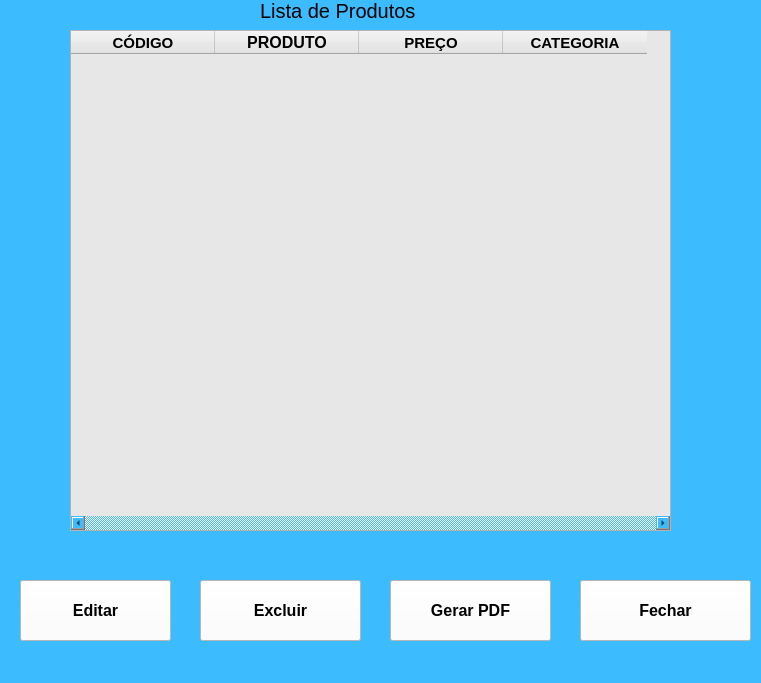
<?xml version="1.0" encoding="UTF-8"?>
<ui version="4.0">
 <class>Listaprod</class>
 <widget class="QMainWindow" name="Listaprod">
  <property name="geometry">
   <rect>
    <x>0</x>
    <y>0</y>
    <width>761</width>
    <height>683</height>
   </rect>
  </property>
  <property name="windowTitle">
   <string>MainWindow</string>
  </property>
  <property name="styleSheet">
   <string notr="true">background-color: rgb(60, 187, 255);</string>
  </property>
  <widget class="QWidget" name="centralwidget">
   <widget class="QLabel" name="label">
    <property name="geometry">
     <rect>
      <x>260</x>
      <y>-20</y>
      <width>261</width>
      <height>61</height>
     </rect>
    </property>
    <property name="font">
     <font>
      <pointsize>15</pointsize>
     </font>
    </property>
    <property name="text">
     <string>Lista de Produtos</string>
    </property>
   </widget>
   <widget class="QTableWidget" name="tableWidget">
    <property name="geometry">
     <rect>
      <x>70</x>
      <y>30</y>
      <width>601</width>
      <height>501</height>
     </rect>
    </property>
    <property name="minimumSize">
     <size>
      <width>511</width>
      <height>501</height>
     </size>
    </property>
    <property name="font">
     <font>
      <pointsize>10</pointsize>
      <weight>50</weight>
      <bold>false</bold>
     </font>
    </property>
    <property name="styleSheet">
     <string notr="true">background-color: rgb(231, 231, 231);</string>
    </property>
    <property name="horizontalScrollBarPolicy">
     <enum>Qt::ScrollBarAlwaysOn</enum>
    </property>
    <property name="showGrid">
     <bool>true</bool>
    </property>
    <property name="gridStyle">
     <enum>Qt::NoPen</enum>
    </property>
    <property name="rowCount">
     <number>0</number>
    </property>
    <property name="columnCount">
     <number>4</number>
    </property>
    <attribute name="horizontalHeaderCascadingSectionResizes">
     <bool>true</bool>
    </attribute>
    <attribute name="horizontalHeaderDefaultSectionSize">
     <number>144</number>
    </attribute>
    <attribute name="horizontalHeaderMinimumSectionSize">
     <number>62</number>
    </attribute>
    <column>
     <property name="text">
      <string>CÓDIGO</string>
     </property>
     <property name="font">
      <font>
       <pointsize>11</pointsize>
       <weight>75</weight>
       <bold>true</bold>
      </font>
     </property>
    </column>
    <column>
     <property name="text">
      <string>PRODUTO</string>
     </property>
     <property name="font">
      <font>
       <pointsize>12</pointsize>
       <weight>75</weight>
       <bold>true</bold>
      </font>
     </property>
    </column>
    <column>
     <property name="text">
      <string>PREÇO</string>
     </property>
     <property name="font">
      <font>
       <pointsize>11</pointsize>
       <weight>75</weight>
       <bold>true</bold>
      </font>
     </property>
    </column>
    <column>
     <property name="text">
      <string notr="true">CATEGORIA</string>
     </property>
     <property name="font">
      <font>
       <pointsize>11</pointsize>
       <weight>75</weight>
       <bold>true</bold>
      </font>
     </property>
    </column>
   </widget>
   <widget class="QPushButton" name="btexcluir">
    <property name="geometry">
     <rect>
      <x>200</x>
      <y>580</y>
      <width>161</width>
      <height>61</height>
     </rect>
    </property>
    <property name="font">
     <font>
      <pointsize>12</pointsize>
      <weight>75</weight>
      <bold>true</bold>
     </font>
    </property>
    <property name="styleSheet">
     <string notr="true">background-color: rgb(255, 85, 0);
background-color: rgb(255, 255, 255);</string>
    </property>
    <property name="text">
     <string>Excluir</string>
    </property>
   </widget>
   <widget class="QPushButton" name="bteditar">
    <property name="geometry">
     <rect>
      <x>20</x>
      <y>580</y>
      <width>151</width>
      <height>61</height>
     </rect>
    </property>
    <property name="font">
     <font>
      <pointsize>12</pointsize>
      <weight>75</weight>
      <bold>true</bold>
     </font>
    </property>
    <property name="styleSheet">
     <string notr="true">background-color: rgb(255, 255, 255);</string>
    </property>
    <property name="text">
     <string>Editar</string>
    </property>
   </widget>
   <widget class="QPushButton" name="btfechar">
    <property name="geometry">
     <rect>
      <x>580</x>
      <y>580</y>
      <width>171</width>
      <height>61</height>
     </rect>
    </property>
    <property name="font">
     <font>
      <pointsize>12</pointsize>
      <weight>75</weight>
      <bold>true</bold>
     </font>
    </property>
    <property name="styleSheet">
     <string notr="true">background-color: rgb(255, 255, 255);
</string>
    </property>
    <property name="text">
     <string>Fechar</string>
    </property>
    <property name="icon">
     <iconset>
      <normaloff>../icones/download.png</normaloff>../icones/download.png</iconset>
    </property>
    <property name="iconSize">
     <size>
      <width>55</width>
      <height>55</height>
     </size>
    </property>
   </widget>
   <widget class="QPushButton" name="btpdf">
    <property name="geometry">
     <rect>
      <x>390</x>
      <y>580</y>
      <width>161</width>
      <height>61</height>
     </rect>
    </property>
    <property name="font">
     <font>
      <pointsize>12</pointsize>
      <weight>75</weight>
      <bold>true</bold>
     </font>
    </property>
    <property name="styleSheet">
     <string notr="true">background-color: rgb(255, 255, 255);
</string>
    </property>
    <property name="text">
     <string>Gerar PDF</string>
    </property>
    <property name="icon">
     <iconset>
      <normaloff>../icones/download.png</normaloff>../icones/download.png</iconset>
    </property>
    <property name="iconSize">
     <size>
      <width>55</width>
      <height>55</height>
     </size>
    </property>
   </widget>
  </widget>
  <widget class="QMenuBar" name="menubar">
   <property name="geometry">
    <rect>
     <x>0</x>
     <y>0</y>
     <width>761</width>
     <height>26</height>
    </rect>
   </property>
  </widget>
 </widget>
 <resources/>
 <connections/>
</ui>
